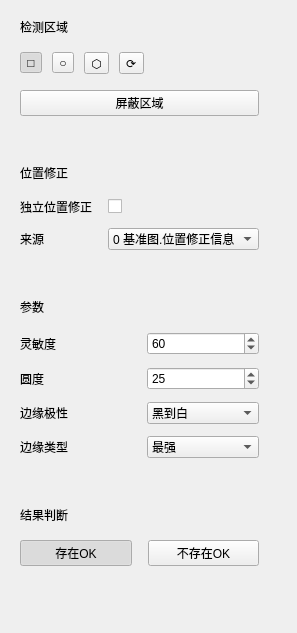
               <widget class="QWidget" name="circleAllParamsContents">
                <property name="geometry">
                 <rect>
                  <x>0</x>
                  <y>0</y>
                  <width>297</width>
                  <height>633</height>
                 </rect>
                </property>
                <layout class="QVBoxLayout" name="verticalLayout_allConfigCards">
                 <property name="spacing">
                  <number>12</number>
                 </property>
                 <property name="leftMargin">
                  <number>0</number>
                 </property>
                 <property name="topMargin">
                  <number>0</number>
                 </property>
                 <property name="rightMargin">
                  <number>18</number>
                 </property>
                 <property name="bottomMargin">
                  <number>0</number>
                 </property>
                 <item>
                  <widget class="QFrame" name="detectionAreaCard">
                   <property name="frameShape">
                    <enum>QFrame::NoFrame</enum>
                   </property>
                   <property name="panelRole" stdset="0">
                    <string>configCard</string>
                   </property>
                   <layout class="QVBoxLayout" name="verticalLayout_detectionArea">
                    <property name="spacing">
                     <number>16</number>
                    </property>
                    <property name="leftMargin">
                     <number>20</number>
                    </property>
                    <property name="topMargin">
                     <number>18</number>
                    </property>
                    <property name="rightMargin">
                     <number>20</number>
                    </property>
                    <property name="bottomMargin">
                     <number>18</number>
                    </property>
                    <item>
                     <widget class="QLabel" name="detectionAreaTitleLabel">
                      <property name="text">
                       <string>检测区域</string>
                      </property>
                      <property name="role" stdset="0">
                       <string>cardTitle</string>
                      </property>
                     </widget>
                    </item>
                    <item>
                     <layout class="QHBoxLayout" name="horizontalLayout_detectionButtons">
                      <property name="spacing">
                       <number>10</number>
                      </property>
                      <item>
                       <widget class="QToolButton" name="detectionRectButton">
                        <property name="text">
                         <string>□</string>
                        </property>
                        <property name="checkable">
                         <bool>true</bool>
                        </property>
                        <property name="checked">
                         <bool>true</bool>
                        </property>
                        <property name="actionRole" stdset="0">
                         <string>toolbarIcon</string>
                        </property>
                       </widget>
                      </item>
                      <item>
                       <widget class="QToolButton" name="detectionCircleButton">
                        <property name="text">
                         <string>○</string>
                        </property>
                        <property name="checkable">
                         <bool>true</bool>
                        </property>
                        <property name="actionRole" stdset="0">
                         <string>toolbarIcon</string>
                        </property>
                       </widget>
                      </item>
                      <item>
                       <widget class="QToolButton" name="detectionPolygonButton">
                        <property name="text">
                         <string>⬡</string>
                        </property>
                        <property name="checkable">
                         <bool>true</bool>
                        </property>
                        <property name="actionRole" stdset="0">
                         <string>toolbarIcon</string>
                        </property>
                       </widget>
                      </item>
                      <item>
                       <widget class="QToolButton" name="detectionResetButton">
                        <property name="text">
                         <string>⟳</string>
                        </property>
                        <property name="actionRole" stdset="0">
                         <string>toolbarIcon</string>
                        </property>
                       </widget>
                      </item>
                      <item>
                       <spacer name="horizontalSpacer_detectionButtons">
                        <property name="orientation">
                         <enum>Qt::Horizontal</enum>
                        </property>
                        <property name="sizeHint" stdset="0">
                         <size>
                          <width>40</width>
                          <height>20</height>
                         </size>
                        </property>
                       </spacer>
                      </item>
                     </layout>
                    </item>
                    <item>
                     <widget class="QPushButton" name="detectionMaskEditButton">
                      <property name="text">
                       <string>屏蔽区域</string>
                      </property>
                      <property name="actionRole" stdset="0">
                       <string>secondary</string>
                      </property>
                     </widget>
                    </item>
                   </layout>
                  </widget>
                 </item>
                 <item>
                  <widget class="QFrame" name="positionCard">
                   <property name="frameShape">
                    <enum>QFrame::NoFrame</enum>
                   </property>
                   <property name="panelRole" stdset="0">
                    <string>configCard</string>
                   </property>
                   <layout class="QVBoxLayout" name="verticalLayout_position">
                    <property name="spacing">
                     <number>16</number>
                    </property>
                    <property name="leftMargin">
                     <number>20</number>
                    </property>
                    <property name="topMargin">
                     <number>18</number>
                    </property>
                    <property name="rightMargin">
                     <number>20</number>
                    </property>
                    <property name="bottomMargin">
                     <number>18</number>
                    </property>
                    <item>
                     <widget class="QLabel" name="positionTitleLabel">
                      <property name="text">
                       <string>位置修正</string>
                      </property>
                      <property name="role" stdset="0">
                       <string>cardTitle</string>
                      </property>
                     </widget>
                    </item>
                    <item>
                     <layout class="QGridLayout" name="gridLayout_position">
                      <property name="horizontalSpacing">
                       <number>14</number>
                      </property>
                      <property name="verticalSpacing">
                       <number>12</number>
                      </property>
                      <item row="0" column="0">
                       <widget class="QLabel" name="positionCorrectionLabel">
                        <property name="text">
                         <string>独立位置修正</string>
                        </property>
                        <property name="role" stdset="0">
                         <string>rowField</string>
                        </property>
                       </widget>
                      </item>
                      <item row="0" column="1">
                       <widget class="QCheckBox" name="positionCorrectionSwitch">
                        <property name="text">
                         <string/>
                        </property>
                        <property name="checkable">
                         <bool>true</bool>
                        </property>
                       </widget>
                      </item>
                      <item row="1" column="0">
                       <widget class="QLabel" name="positionCorrectionSourceLabel">
                        <property name="text">
                         <string>来源</string>
                        </property>
                        <property name="role" stdset="0">
                         <string>rowField</string>
                        </property>
                       </widget>
                      </item>
                      <item row="1" column="1">
                       <widget class="QComboBox" name="positionCorrectionComboBox">
                        <item>
                         <property name="text">
                          <string>0 基准图.位置修正信息</string>
                         </property>
                        </item>
                       </widget>
                      </item>
                     </layout>
                    </item>
                   </layout>
                  </widget>
                 </item>
                 <item>
                  <widget class="QFrame" name="paramCard">
                   <property name="frameShape">
                    <enum>QFrame::NoFrame</enum>
                   </property>
                   <property name="panelRole" stdset="0">
                    <string>configCard</string>
                   </property>
                   <layout class="QVBoxLayout" name="verticalLayout_param">
                    <property name="spacing">
                     <number>16</number>
                    </property>
                    <property name="leftMargin">
                     <number>20</number>
                    </property>
                    <property name="topMargin">
                     <number>18</number>
                    </property>
                    <property name="rightMargin">
                     <number>20</number>
                    </property>
                    <property name="bottomMargin">
                     <number>18</number>
                    </property>
                    <item>
                     <widget class="QLabel" name="paramTitleLabel">
                      <property name="text">
                       <string>参数</string>
                      </property>
                      <property name="role" stdset="0">
                       <string>cardTitle</string>
                      </property>
                     </widget>
                    </item>
                    <item>
                     <layout class="QGridLayout" name="gridLayout_param">
                      <property name="horizontalSpacing">
                       <number>14</number>
                      </property>
                      <property name="verticalSpacing">
                       <number>12</number>
                      </property>
                      <item row="0" column="0">
                       <widget class="QLabel" name="circleSensitivityLabel">
                        <property name="text">
                         <string>灵敏度</string>
                        </property>
                        <property name="role" stdset="0">
                         <string>rowField</string>
                        </property>
                       </widget>
                      </item>
                      <item row="0" column="1">
                       <widget class="QSpinBox" name="circleSensitivitySpinBox">
                        <property name="minimum">
                         <number>0</number>
                        </property>
                        <property name="maximum">
                         <number>100</number>
                        </property>
                        <property name="value">
                         <number>60</number>
                        </property>
                       </widget>
                      </item>
                      <item row="1" column="0">
                       <widget class="QLabel" name="roundnessLabel">
                        <property name="text">
                         <string>圆度</string>
                        </property>
                        <property name="role" stdset="0">
                         <string>rowField</string>
                        </property>
                       </widget>
                      </item>
                      <item row="1" column="1">
                       <widget class="QSpinBox" name="roundnessSpinBox">
                        <property name="minimum">
                         <number>0</number>
                        </property>
                        <property name="maximum">
                         <number>100</number>
                        </property>
                        <property name="value">
                         <number>25</number>
                        </property>
                       </widget>
                      </item>
                      <item row="2" column="0">
                       <widget class="QLabel" name="edgePolarityLabel">
                        <property name="text">
                         <string>边缘极性</string>
                        </property>
                        <property name="role" stdset="0">
                         <string>rowField</string>
                        </property>
                       </widget>
                      </item>
                      <item row="2" column="1">
                       <widget class="QComboBox" name="edgePolarityComboBox">
                        <item>
                         <property name="text">
                          <string>黑到白</string>
                         </property>
                        </item>
                        <item>
                         <property name="text">
                          <string>白到黑</string>
                         </property>
                        </item>
                        <item>
                         <property name="text">
                          <string>任意</string>
                         </property>
                        </item>
                       </widget>
                      </item>
                      <item row="3" column="0">
                       <widget class="QLabel" name="edgeTypeLabel">
                        <property name="text">
                         <string>边缘类型</string>
                        </property>
                        <property name="role" stdset="0">
                         <string>rowField</string>
                        </property>
                       </widget>
                      </item>
                      <item row="3" column="1">
                       <widget class="QComboBox" name="edgeTypeComboBox">
                        <item>
                         <property name="text">
                          <string>最强</string>
                         </property>
                        </item>
                        <item>
                         <property name="text">
                          <string>最大</string>
                         </property>
                        </item>
                        <item>
                         <property name="text">
                          <string>最小</string>
                         </property>
                        </item>
                        <item>
                         <property name="text">
                          <string>手动选择</string>
                         </property>
                        </item>
                       </widget>
                      </item>
                     </layout>
                    </item>
                   </layout>
                  </widget>
                 </item>
                 <item>
                  <widget class="QFrame" name="resultJudgeCard">
                   <property name="frameShape">
                    <enum>QFrame::NoFrame</enum>
                   </property>
                   <property name="panelRole" stdset="0">
                    <string>configCard</string>
                   </property>
                   <layout class="QVBoxLayout" name="verticalLayout_resultJudge">
                    <property name="spacing">
                     <number>16</number>
                    </property>
                    <property name="leftMargin">
                     <number>20</number>
                    </property>
                    <property name="topMargin">
                     <number>18</number>
                    </property>
                    <property name="rightMargin">
                     <number>20</number>
                    </property>
                    <property name="bottomMargin">
                     <number>18</number>
                    </property>
                    <item>
                     <widget class="QLabel" name="resultJudgeTitleLabel">
                      <property name="text">
                       <string>结果判断</string>
                      </property>
                      <property name="role" stdset="0">
                       <string>cardTitle</string>
                      </property>
                     </widget>
                    </item>
                    <item>
                     <layout class="QHBoxLayout" name="horizontalLayout_resultPresenceButtons">
                      <item>
                       <widget class="QPushButton" name="presentOkButton">
                        <property name="text">
                         <string>存在OK</string>
                        </property>
                        <property name="checkable">
                         <bool>true</bool>
                        </property>
                        <property name="checked">
                         <bool>true</bool>
                        </property>
                       </widget>
                      </item>
                      <item>
                       <widget class="QPushButton" name="absentOkButton">
                        <property name="text">
                         <string>不存在OK</string>
                        </property>
                        <property name="checkable">
                         <bool>true</bool>
                        </property>
                       </widget>
                      </item>
                     </layout>
                    </item>
                   </layout>
                  </widget>
                 </item>
                 <item>
                  <spacer name="verticalSpacer_allConfigCards">
                   <property name="orientation">
                    <enum>Qt::Vertical</enum>
                   </property>
                   <property name="sizeHint" stdset="0">
                    <size>
                     <width>20</width>
                     <height>40</height>
                    </size>
                   </property>
                  </spacer>
                 </item>
                </layout>
               </widget>
